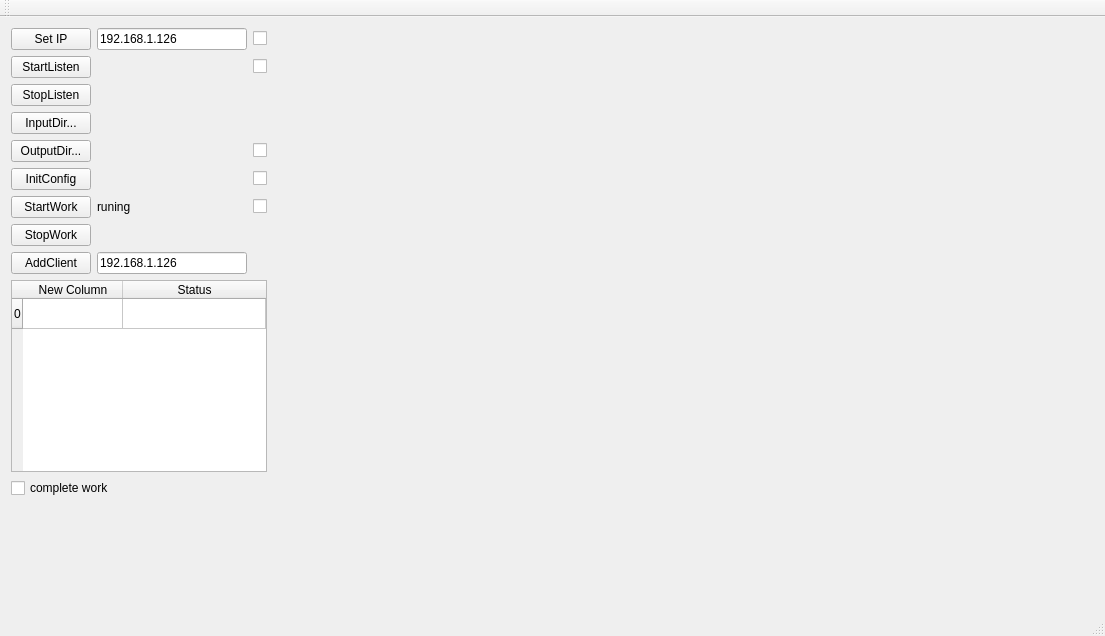
<?xml version="1.0" encoding="UTF-8"?>
<ui version="4.0">
 <class>MainWindow</class>
 <widget class="QMainWindow" name="MainWindow">
  <property name="geometry">
   <rect>
    <x>0</x>
    <y>0</y>
    <width>1105</width>
    <height>636</height>
   </rect>
  </property>
  <property name="windowTitle">
   <string>MainWindow</string>
  </property>
  <widget class="QWidget" name="centralWidget">
   <layout class="QGridLayout" name="gridLayout_4">
    <item row="0" column="0">
     <layout class="QGridLayout" name="gridLayout_3" columnstretch="0,1">
      <item row="0" column="1">
       <widget class="QWidget" name="widget" native="true"/>
      </item>
      <item row="0" column="0">
       <layout class="QGridLayout" name="gridLayout_2">
        <item row="2" column="0">
         <widget class="QTableWidget" name="tableWidget">
          <attribute name="horizontalHeaderStretchLastSection">
           <bool>true</bool>
          </attribute>
          <row>
           <property name="text">
            <string>0</string>
           </property>
          </row>
          <column>
           <property name="text">
            <string>New Column</string>
           </property>
          </column>
          <column>
           <property name="text">
            <string>Status</string>
           </property>
          </column>
         </widget>
        </item>
        <item row="1" column="0">
         <layout class="QGridLayout" name="gridLayout">
          <item row="3" column="1">
           <widget class="QLabel" name="label_input">
            <property name="sizePolicy">
             <sizepolicy hsizetype="Fixed" vsizetype="Fixed">
              <horstretch>0</horstretch>
              <verstretch>0</verstretch>
             </sizepolicy>
            </property>
            <property name="maximumSize">
             <size>
              <width>200</width>
              <height>16777215</height>
             </size>
            </property>
            <property name="text">
             <string/>
            </property>
           </widget>
          </item>
          <item row="5" column="0">
           <widget class="QPushButton" name="pushButton_initconfig">
            <property name="text">
             <string>InitConfig</string>
            </property>
           </widget>
          </item>
          <item row="7" column="0">
           <widget class="QPushButton" name="pushButton_stopwork">
            <property name="text">
             <string>StopWork</string>
            </property>
           </widget>
          </item>
          <item row="6" column="0">
           <widget class="QPushButton" name="pushButton_startwork">
            <property name="text">
             <string>StartWork</string>
            </property>
           </widget>
          </item>
          <item row="4" column="0">
           <widget class="QPushButton" name="pushButton_select_output_dir">
            <property name="text">
             <string>OutputDir...</string>
            </property>
           </widget>
          </item>
          <item row="0" column="0">
           <widget class="QPushButton" name="pushButton_setip">
            <property name="text">
             <string>Set IP</string>
            </property>
           </widget>
          </item>
          <item row="1" column="0">
           <widget class="QPushButton" name="pushButton_startlisten">
            <property name="text">
             <string>StartListen</string>
            </property>
           </widget>
          </item>
          <item row="2" column="0">
           <widget class="QPushButton" name="pushButton_stoplisten">
            <property name="text">
             <string>StopListen</string>
            </property>
           </widget>
          </item>
          <item row="6" column="1">
           <widget class="QLabel" name="label_status">
            <property name="text">
             <string>runing</string>
            </property>
           </widget>
          </item>
          <item row="4" column="1">
           <widget class="QLabel" name="label_output">
            <property name="sizePolicy">
             <sizepolicy hsizetype="Fixed" vsizetype="Fixed">
              <horstretch>0</horstretch>
              <verstretch>0</verstretch>
             </sizepolicy>
            </property>
            <property name="maximumSize">
             <size>
              <width>200</width>
              <height>16777215</height>
             </size>
            </property>
            <property name="text">
             <string/>
            </property>
           </widget>
          </item>
          <item row="0" column="1">
           <widget class="QLineEdit" name="lineEdit_ip">
            <property name="sizePolicy">
             <sizepolicy hsizetype="Fixed" vsizetype="Fixed">
              <horstretch>0</horstretch>
              <verstretch>0</verstretch>
             </sizepolicy>
            </property>
            <property name="maximumSize">
             <size>
              <width>200</width>
              <height>16777215</height>
             </size>
            </property>
            <property name="text">
             <string>192.168.1.126</string>
            </property>
           </widget>
          </item>
          <item row="8" column="0">
           <widget class="QPushButton" name="pushButton_addclient">
            <property name="text">
             <string>AddClient</string>
            </property>
           </widget>
          </item>
          <item row="3" column="0">
           <widget class="QPushButton" name="pushButton_select_inputdir">
            <property name="text">
             <string>InputDir...</string>
            </property>
           </widget>
          </item>
          <item row="0" column="2">
           <widget class="QCheckBox" name="checkBox_status_ip">
            <property name="text">
             <string/>
            </property>
            <property name="checkable">
             <bool>true</bool>
            </property>
           </widget>
          </item>
          <item row="1" column="2">
           <widget class="QCheckBox" name="checkBox_status_lsten">
            <property name="text">
             <string/>
            </property>
           </widget>
          </item>
          <item row="4" column="2">
           <widget class="QCheckBox" name="checkBox_status_dir">
            <property name="text">
             <string/>
            </property>
           </widget>
          </item>
          <item row="5" column="2">
           <widget class="QCheckBox" name="checkBox_status_init">
            <property name="text">
             <string/>
            </property>
           </widget>
          </item>
          <item row="6" column="2">
           <widget class="QCheckBox" name="checkBox_status_work">
            <property name="text">
             <string/>
            </property>
           </widget>
          </item>
          <item row="8" column="1">
           <widget class="QLineEdit" name="lineEdit_clientip">
            <property name="text">
             <string>192.168.1.126</string>
            </property>
           </widget>
          </item>
         </layout>
        </item>
        <item row="4" column="0">
         <spacer name="verticalSpacer">
          <property name="orientation">
           <enum>Qt::Vertical</enum>
          </property>
          <property name="sizeHint" stdset="0">
           <size>
            <width>20</width>
            <height>40</height>
           </size>
          </property>
         </spacer>
        </item>
        <item row="3" column="0">
         <widget class="QCheckBox" name="checkBox_status_complete">
          <property name="text">
           <string>complete work</string>
          </property>
         </widget>
        </item>
       </layout>
      </item>
     </layout>
    </item>
   </layout>
  </widget>
  <widget class="QMenuBar" name="menuBar">
   <property name="geometry">
    <rect>
     <x>0</x>
     <y>0</y>
     <width>1105</width>
     <height>25</height>
    </rect>
   </property>
  </widget>
  <widget class="QToolBar" name="mainToolBar">
   <attribute name="toolBarArea">
    <enum>TopToolBarArea</enum>
   </attribute>
   <attribute name="toolBarBreak">
    <bool>false</bool>
   </attribute>
  </widget>
  <widget class="QStatusBar" name="statusBar"/>
 </widget>
 <layoutdefault spacing="6" margin="11"/>
 <resources/>
 <connections/>
</ui>
